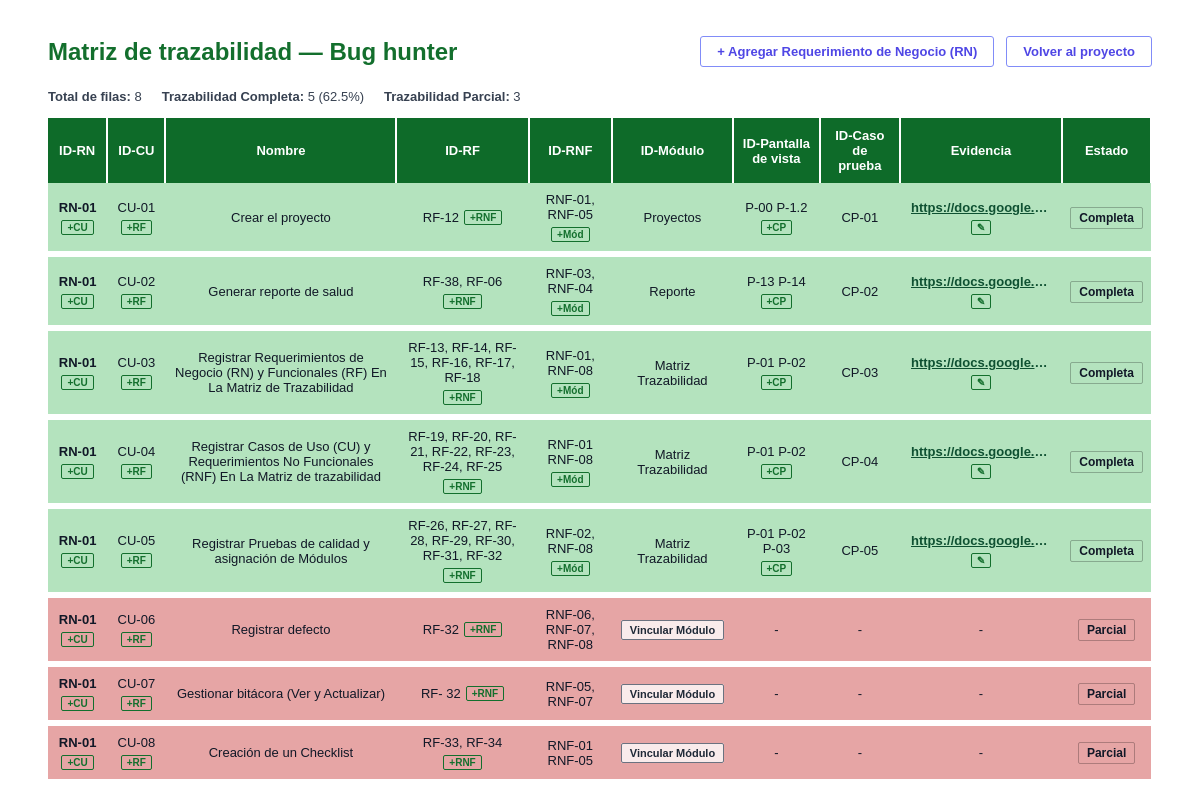
Screenshot of /matriz_trazabilidad/proyecto/1/ (signed in) with the database file from the repository.
### proyectos/models.py (models this page shows, shortened)
class Project(models.Model):
    name = models.CharField(max_length=200, verbose_name="Nombre del proyecto")
    start_date = models.DateField(verbose_name="Periodo Inicio")
    end_date = models.DateField(verbose_name="Periodo Finalización")
    created_by = models.ForeignKey(
        settings.AUTH_USER_MODEL,
        on_delete=models.CASCADE,
        related_name="created_projects",
    )
    created_at = models.DateTimeField(auto_now_add=True)

### matriz_trazabilidad/models.py (models this page shows, shortened)
class RegistroMatriz(models.Model):
    ESTADO_PARCIAL = 'Parcial'
    ESTADO_COMPLETA = 'Completa'
    ESTADOS_CHOICES = [
        (ESTADO_PARCIAL, 'Parcial'),
        (ESTADO_COMPLETA, 'Completa'),
    ]
    id_rn = models.CharField("ID-RN", max_length=50)
    id_cu = models.CharField("ID-CU", max_length=50, blank=True, default="")
    nombre_cu = models.CharField("Nombre", max_length=150, blank=True, default="")
    id_rf = models.CharField("ID-RF", max_length=50, blank=True, default="")
    id_rnf = models.CharField("ID-RNF", max_length=50, blank=True, default="")
    id_modulo = models.CharField("ID-Módulo", max_length=100, blank=True, default="")
    id_pantalla = models.CharField("ID-Pantalla de vista", max_length=100, blank=True, default="")
    id_cp = models.CharField("ID-Caso de prueba", max_length=50, blank=True, default="")
    evidencia = models.URLField("URL de Evidencia", max_length=500, blank=True, default="")
    estado = models.CharField("Estado", max_length=20, choices=ESTADOS_CHOICES, default=ESTADO_PARCIAL)
    fecha_creacion = models.DateTimeField(auto_now_add=True)
    project = models.ForeignKey(
        "proyectos.Project",
        on_delete=models.CASCADE,
        related_name="traceability_records",
        null=True,
        blank=True,
    )
    class Meta:
        ordering = ['id_rn', 'id_cu', 'id_rf', 'id_rnf', 'id_cp', 'id']
        verbose_name = "Registro de Matriz de Trazabilidad"
        verbose_name_plural = "Registros de Matriz de Trazabilidad"

### matriz_trazabilidad/views.py (the view)
# urls.py: path('', views.vista_matriz, name='vista_matriz'),
@login_required
def vista_matriz(request, project_id=None):
    project = _get_project(request, project_id)
    registros = RegistroMatriz.objects.all()
    if project is None:
        registros = registros.filter(project__isnull=True)
    else:
        registros = registros.filter(project=project)
    total = registros.count()
    completas = registros.filter(estado=RegistroMatriz.ESTADO_COMPLETA).count()
    parciales = total - completas
    porcentaje_completitud = round((completas / total) * 100, 2) if total > 0 else 0
    context = {
        'registros': registros,
        'project': project,
        'total': total,
        'completas': completas,
        'parciales': parciales,
        'porcentaje_completitud': porcentaje_completitud,
    }
    return render(request, 'matriz_trazabilidad/matriz.html', context)

### matriz_trazabilidad/views.py (called while the page is built)
def _get_project(request, project_id):
    if project_id is None:
        return None
    return get_accessible_project_or_404(request.user, project_id)

### proyectos/permissions.py (called while the page is built)
def accessible_projects(user):
    projects = Project.objects.all()
    if user.is_superuser:
        return projects
    return projects.filter(
        Q(created_by=user) | Q(memberships__user=user)
    ).distinct()

def get_accessible_project_or_404(user, project_id):
    return get_object_or_404(accessible_projects(user), pk=project_id)

### matriz_trazabilidad/templates/matriz_trazabilidad/matriz.html (shortened to what this page needs)
<!DOCTYPE html>
<html lang="es">
<head>
</head>
<body>
    <div class="header-bar">
        <h1 class="titulo-pagina">
            Matriz de trazabilidad{% if project %} — {{ project.name }}{% endif %}
        </h1>
        <div class="acciones-superiores">
            {% if project %}
            <a href="{% url 'matriz_trazabilidad:proyecto_registrar_rn' project.id %}" class="btn-outline">
            {% else %}
            <a href="{% url 'matriz_trazabilidad:registrar_rn' %}" class="btn-outline">
            {% endif %}
                + Agregar Requerimiento de Negocio (RN)
            </a>
            {% if project %}
                <a href="{% url 'proyectos:detalle_proyecto' project.id %}" class="btn-outline">Volver al proyecto</a>
            {% else %}
                <a href="{% url 'proyectos:lista_proyectos' %}" class="btn-outline">Volver a proyectos</a>
            {% endif %}
        </div>
    </div>
    <div class="resumen-salud">
        <span><strong>Total de filas:</strong> {{ total }}</span>
        <span><strong>Trazabilidad Completa:</strong> {{ completas }} ({{ porcentaje_completitud }}%)</span>
        <span><strong>Trazabilidad Parcial:</strong> {{ parciales }}</span>
    </div>
    <div class="tabla-contenedor">
        <table class="tabla-matriz">
            <thead>
                <tr>
                    <th>ID-RN</th>
                    <th>ID-CU</th>
                    <th>Nombre</th>
                    <th>ID-RF</th>
                    <th>ID-RNF</th>
                    <th>ID-Módulo</th>
                    <th>ID-Pantalla de vista</th>
                    <th>ID-Caso de prueba</th>
                    <th>Evidencia</th>
                    <th>Estado</th>
                </tr>
            </thead>
            <tbody>
                {% for reg in registros %}
                <tr class="{% if reg.estado == 'Completa' %}fila-completa{% else %}fila-parcial{% endif %}">
                    <td>
                        <div class="celda-flex">
                            <strong>{{ reg.id_rn }}</strong>
                            {% if reg.id_cu %}
                                {% if project %}<a href="{% url 'matriz_trazabilidad:proyecto_registrar_cu' project.id reg.pk %}" class="btn-ramificar" title="Agregar otro Caso de Uso a {{ reg.id_rn }}">+CU</a>{% else %}<a href="{% url 'matriz_trazabilidad:registrar_cu' reg.pk %}" class="btn-ramificar" title="Agregar otro Caso de Uso a {{ reg.id_rn }}">+CU</a>{% endif %}
                            {% endif %}
                        </div>
                    </td>
                    <td>
                        {% if reg.id_cu %}
                            <div class="celda-flex">
                                <span>{{ reg.id_cu }}</span>
                                {% if reg.id_rf %}
                                    {% if project %}<a href="{% url 'matriz_trazabilidad:proyecto_registrar_rf' project.id reg.pk %}" class="btn-ramificar" title="Agregar otro RF a {{ reg.id_cu }}">+RF</a>{% else %}<a href="{% url 'matriz_trazabilidad:registrar_rf' reg.pk %}" class="btn-ramificar" title="Agregar otro RF a {{ reg.id_cu }}">+RF</a>{% endif %}
                                {% endif %}
                            </div>
                        {% else %}
                            {% if project %}<a href="{% url 'matriz_trazabilidad:proyecto_registrar_cu' project.id reg.pk %}" class="btn-celda">Agregar CU</a>{% else %}<a href="{% url 'matriz_trazabilidad:registrar_cu' reg.pk %}" class="btn-celda">Agregar CU</a>{% endif %}
                        {% endif %}
                    </td>
                    <td>
                        {{ reg.nombre_cu|default:"-" }}
                    </td>
                    <td>
                        {% if reg.id_rf %}
                            <div class="celda-flex">
                                <span>{{ reg.id_rf }}</span>
                                {% if reg.id_rnf %}
                                    {% if project %}<a href="{% url 'matriz_trazabilidad:proyecto_registrar_rnf' project.id reg.pk %}" class="btn-ramificar" title="Agregar otro RNF a {{ reg.id_rf }}">+RNF</a>{% else %}<a href="{% url 'matriz_trazabilidad:registrar_rnf' reg.pk %}" class="btn-ramificar" title="Agregar otro RNF a {{ reg.id_rf }}">+RNF</a>{% endif %}
                                {% endif %}
                            </div>
                        {% elif reg.id_cu %}
                            {% if project %}<a href="{% url 'matriz_trazabilidad:proyecto_registrar_rf' project.id reg.pk %}" class="btn-celda">Agregar RF</a>{% else %}<a href="{% url 'matriz_trazabilidad:registrar_rf' reg.pk %}" class="btn-celda">Agregar RF</a>{% endif %}
                        {% else %}
                            -
                        {% endif %}
                    </td>
                    <td>
                        {% if reg.id_rnf %}
                            <div class="celda-flex">
                                <span>{{ reg.id_rnf }}</span>
                                {% if reg.id_modulo %}
                                    {% if project %}<a href="{% url 'matriz_trazabilidad:proyecto_vincular_modulo' project.id reg.pk %}" class="btn-ramificar" title="Vincular otro Módulo a {{ reg.id_rnf }}">+Mód</a>{% else %}<a href="{% url 'matriz_trazabilidad:vincular_modulo' reg.pk %}" class="btn-ramificar" title="Vincular otro Módulo a {{ reg.id_rnf }}">+Mód</a>{% endif %}
                                {% endif %}
                            </div>
                        {% elif reg.id_rf %}
                            {% if project %}<a href="{% url 'matriz_trazabilidad:proyecto_registrar_rnf' project.id reg.pk %}" class="btn-celda">Agregar RNF</a>{% else %}<a href="{% url 'matriz_trazabilidad:registrar_rnf' reg.pk %}" class="btn-celda">Agregar RNF</a>{% endif %}
                        {% else %}
                            -
                        {% endif %}
                    </td>
                    <td>
                        {% if reg.id_modulo %}
                            <span>{{ reg.id_modulo }}</span>
                        {% elif reg.id_rnf %}
                            {% if project %}<a href="{% url 'matriz_trazabilidad:proyecto_vincular_modulo' project.id reg.pk %}" class="btn-celda">Vincular Módulo</a>{% else %}<a href="{% url 'matriz_trazabilidad:vincular_modulo' reg.pk %}" class="btn-celda">Vincular Módulo</a>{% endif %}
                        {% else %}
                            -
                        {% endif %}
                    </td>
                    <td>
                        {% if reg.id_pantalla %}
                            <div class="celda-flex">
                                <span>{{ reg.id_pantalla }}</span>
                                {% if reg.id_cp %}
                                    {% if project %}<a href="{% url 'matriz_trazabilidad:proyecto_registrar_cp' project.id reg.pk %}" class="btn-ramificar" title="Agregar otro Caso de Prueba">+CP</a>{% else %}<a href="{% url 'matriz_trazabilidad:registrar_cp' reg.pk %}" class="btn-ramificar" title="Agregar otro Caso de Prueba">+CP</a>{% endif %}
                                {% endif %}
                            </div>
                        {% elif reg.id_modulo %}
                            {% if project %}<a href="{% url 'matriz_trazabilidad:proyecto_vincular_pantalla' project.id reg.pk %}" class="btn-celda">Vincular Pantalla</a>{% else %}<a href="{% url 'matriz_trazabilidad:vincular_pantalla' reg.pk %}" class="btn-celda">Vincular Pantalla</a>{% endif %}
                        {% else %}
                            -
                        {% endif %}
                    </td>
                    <td>
                        {% if reg.id_cp %}
                            <span>{{ reg.id_cp }}</span>
                        {% elif reg.id_pantalla %}
                            {% if project %}<a href="{% url 'matriz_trazabilidad:proyecto_registrar_cp' project.id reg.pk %}" class="btn-celda">Vincular CP</a>{% else %}<a href="{% url 'matriz_trazabilidad:registrar_cp' reg.pk %}" class="btn-celda">Vincular CP</a>{% endif %}
                        {% else %}
                            -
                        {% endif %}
                    </td>
                    <td>
                        {% if reg.evidencia %}
                            <div class="celda-flex">
                                <a href="{{ reg.evidencia }}" target="_blank" rel="noopener" class="link-evidencia" title="{{ reg.evidencia }}">
                                    {{ reg.evidencia }}
                                </a>
                                {% if project %}<a href="{% url 'matriz_trazabilidad:proyecto_registrar_evidencia' project.id reg.pk %}" class="btn-ramificar" title="Editar Evidencia">✎</a>{% else %}<a href="{% url 'matriz_trazabilidad:registrar_evidencia' reg.pk %}" class="btn-ramificar" title="Editar Evidencia">✎</a>{% endif %}
                            </div>
                        {% elif reg.id_cp %}
                            {% if project %}<a href="{% url 'matriz_trazabilidad:proyecto_registrar_evidencia' project.id reg.pk %}" class="btn-celda">Agregar Evidencia</a>{% else %}<a href="{% url 'matriz_trazabilidad:registrar_evidencia' reg.pk %}" class="btn-celda">Agregar Evidencia</a>{% endif %}
                        {% else %}
                            -
                        {% endif %}
                    </td>
                    <td>
                        <span class="badge-estado">{{ reg.estado }}</span>
                    </td>
                </tr>
                {% endfor %}
            </tbody>
        </table>
    </div>
</body>
</html>

### matriz_trazabilidad/templates/matriz_trazabilidad/matriz.html (style rules this page uses)
* { box-sizing: border-box; font-family: Arial, Helvetica, sans-serif; }
body { background-color: #ffffff; margin: 0; padding: 36px 48px; color: #1f2937; }
.header-bar { display: flex; justify-content: space-between; align-items: center; margin-bottom: 22px; }
.titulo-pagina { color: #136f2d; font-size: 24px; font-weight: 700; margin: 0; }
.acciones-superiores { display: flex; gap: 12px; align-items: center; }
.btn-outline { background-color: #ffffff; color: #4f46e5; border: 1.5px solid #818cf8; padding: 7px 16px; font-size: 13px; font-weight: 600; border-radius: 3px; text-decoration: none; cursor: pointer; transition: background-color 0.15s ease; }
.resumen-salud { font-size: 13px; color: #374151; margin-bottom: 14px; display: flex; gap: 20px; }
.tabla-contenedor { width: 100%; overflow-x: auto; }
table.tabla-matriz { width: 100%; border-collapse: collapse; font-size: 13px; }
table.tabla-matriz thead th { background-color: #0e6b29; color: #ffffff; font-weight: 600; text-align: center; padding: 10px 8px; border-right: 2px solid #ffffff; }
table.tabla-matriz tbody tr.fila-parcial { background-color: #e6a5a5; border-bottom: 6px solid #ffffff; }
table.tabla-matriz tbody tr.fila-completa { background-color: #b4e3be; border-bottom: 6px solid #ffffff; }
table.tabla-matriz tbody td { padding: 9px 8px; text-align: center; vertical-align: middle; color: #111827; }
.celda-flex { display: flex; align-items: center; justify-content: center; gap: 5px; flex-wrap: wrap; }
.btn-celda { background-color: rgba(255, 255, 255, 0.78); color: #1f2937; border: 1px solid #6b7280; padding: 3px 8px; font-size: 11px; font-weight: 600; border-radius: 2px; text-decoration: none; white-space: nowrap; }
.btn-ramificar { background-color: transparent; color: #136f2d; border: 1px solid #136f2d; padding: 1px 5px; font-size: 10px; font-weight: 700; border-radius: 2px; text-decoration: none; }
.link-evidencia { color: #0f5132; font-weight: 600; text-decoration: underline; max-width: 140px; display: inline-block; overflow: hidden; text-overflow: ellipsis; white-space: nowrap; }
.badge-estado { font-weight: 700; font-size: 12px; padding: 3px 8px; border-radius: 2px; border: 1px solid rgba(0, 0, 0, 0.25); }

### rows the page displays
Project: name "Bug hunter"
RegistroMatriz: id_rn "RN-01", id_cu "CU-01", nombre_cu "Crear el proyecto", id_rf "RF-12", id_rnf "RNF-01, RNF-05", id_modulo "Proyectos", id_pantalla "P-00 P-1.2", shows "+CP", id_cp "CP-01", evidencia "https://docs.google.…", estado "Completa"
RegistroMatriz: id_rn "RN-01", id_cu "CU-02", nombre_cu "Generar reporte de salud", id_rf "RF-38, RF-06", id_rnf "RNF-03, RNF-04", id_modulo "Reporte", id_pantalla "P-13 P-14", shows "+CP", id_cp "CP-02", evidencia "https://docs.google.…", estado "Completa"
RegistroMatriz: id_rn "RN-01", id_cu "CU-03", nombre_cu "Registrar Requerimientos de Negocio (RN) y Funcionales (RF) En La Matriz de Trazabilidad", id_rf "RF-13, RF-14, RF-15, RF-16, RF-17, RF-18", id_rnf "RNF-01, RNF-08", id_modulo "Matriz Trazabilidad", id_pantalla "P-01 P-02", shows "+CP", id_cp "CP-03", evidencia "https://docs.google.…", estado "Completa"
RegistroMatriz: id_rn "RN-01", id_cu "CU-04", nombre_cu "Registrar Casos de Uso (CU) y Requerimientos No Funcionales (RNF) En La Matriz de trazabilidad", id_rf "RF-19, RF-20, RF-21, RF-22, RF-23, RF-24, RF-25", id_rnf "RNF-01 RNF-08", id_modulo "Matriz Trazabilidad", id_pantalla "P-01 P-02", shows "+CP", id_cp "CP-04", evidencia "https://docs.google.…", estado "Completa"
RegistroMatriz: id_rn "RN-01", id_cu "CU-05", nombre_cu "Registrar Pruebas de calidad y asignación de Módulos", id_rf "RF-26, RF-27, RF-28, RF-29, RF-30, RF-31, RF-32", id_rnf "RNF-02, RNF-08", id_modulo "Matriz Trazabilidad", id_pantalla "P-01 P-02 P-03", shows "+CP", id_cp "CP-05", evidencia "https://docs.google.…", estado "Completa"
RegistroMatriz: id_rn "RN-01", id_cu "CU-06", nombre_cu "Registrar defecto", id_rf "RF-32", id_rnf "RNF-06, RNF-07, RNF-08", id_modulo "Vincular Módulo", estado "Parcial"
RegistroMatriz: id_rn "RN-01", id_cu "CU-07", nombre_cu "Gestionar bitácora (Ver y Actualizar)", id_rf "RF- 32", id_rnf "RNF-05, RNF-07", id_modulo "Vincular Módulo", estado "Parcial"
RegistroMatriz: id_rn "RN-01", id_cu "CU-08", nombre_cu "Creación de un Checklist", id_rf "RF-33, RF-34", id_rnf "RNF-01 RNF-05", id_modulo "Vincular Módulo", estado "Parcial"

### other values shown
{{ total }} "8"
{{ completas }} "5"
{{ porcentaje_completitud }} "62.5"
{{ parciales }} "3"
